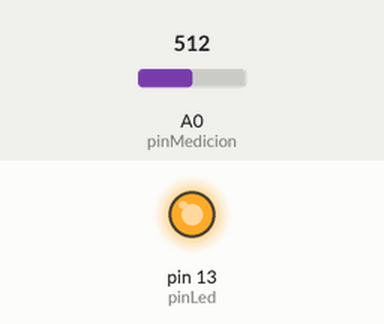
A sketch run on a simulated Arduino Uno, built with avr-gcc and run on an emulated ATmega328P. On the bench: output pins drawn as LEDs (lit = HIGH). The test bench sets the inputs (shaded band); at power-on: A0 (pinMedicion) = 512. What the sketch prints to the serial monitor is not drawn.

Above: at 0.1 s.
Timing chart, 0 to 1.6 s (numbered marks = the images above):
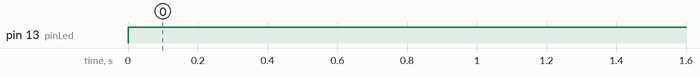

The sketch:

sensor_polvo.ino
```cpp
#define pinMedicion 0    // Conectar el sensor de polvo al pin A0 del Arduino
#define pinLed 13        // Conectar 3 pines del controlador del LED del sensor de polvo al pin D13 del Arduino
int tiempoMuestreo = 280; // Tiempo necesario para muestrear la señal que sale del sensor
int tiempoDelta = 40;     //
int tiempoDormir = 9680;  //
float voltajeMedido = 0;
float voltajeCalculado = 0;
float densidadPolvo = 0;

void setup() {
  Serial.begin(9600);
  pinMode(pinLed, OUTPUT);
}

void loop() {
  digitalWrite(pinLed, LOW); // Encender el LED
  delayMicroseconds(tiempoMuestreo);
  voltajeMedido = analogRead(pinMedicion); // Leer el valor de polvo
  delayMicroseconds(tiempoDelta);
  digitalWrite(pinLed, HIGH); // Apagar el LED
  delayMicroseconds(tiempoDormir);

  voltajeCalculado = voltajeMedido * (5.0 / 1024.0);

  densidadPolvo = 170 * voltajeCalculado - 0.1;

  // Imprimir valores para depuración
  Serial.print("Voltaje Medido: ");
  Serial.println(voltajeCalculado);
  Serial.print("Densidad de Polvo: ");
  Serial.println(densidadPolvo);

  delay(1000);
}
```

Measured:
- by itself, pin 13 (pinLed): LOW → HIGH at 0.00 s
